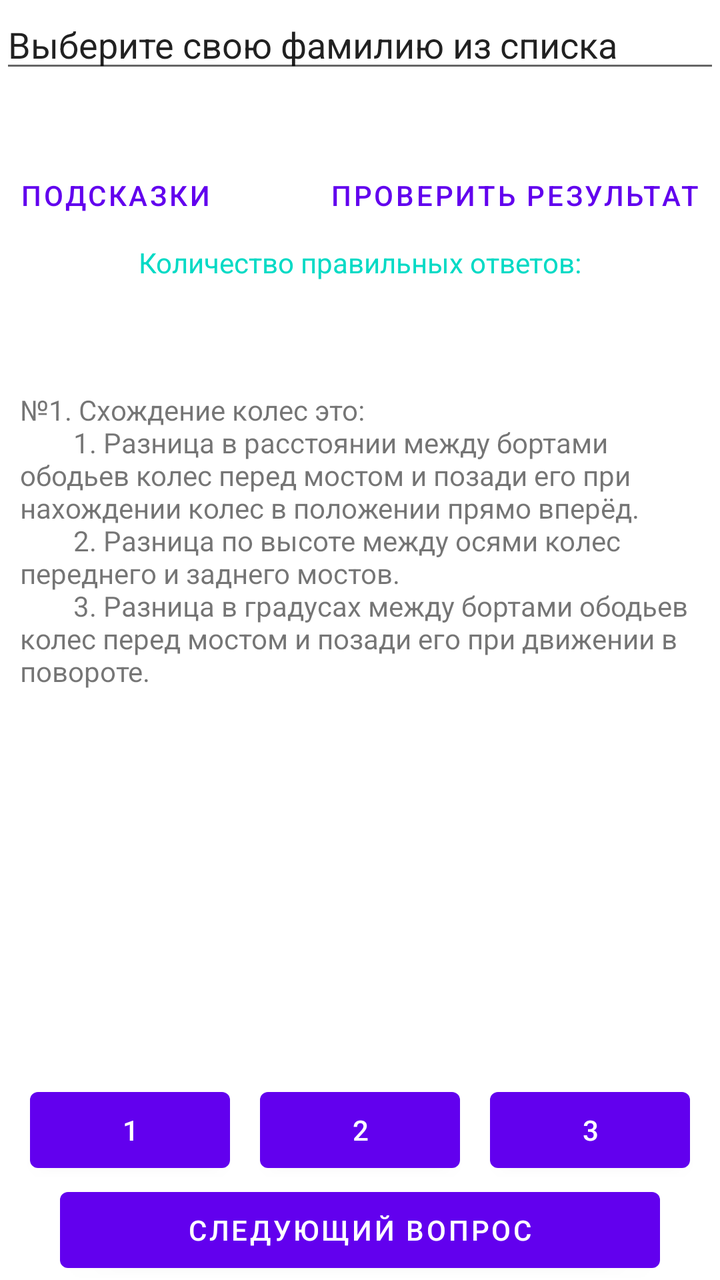
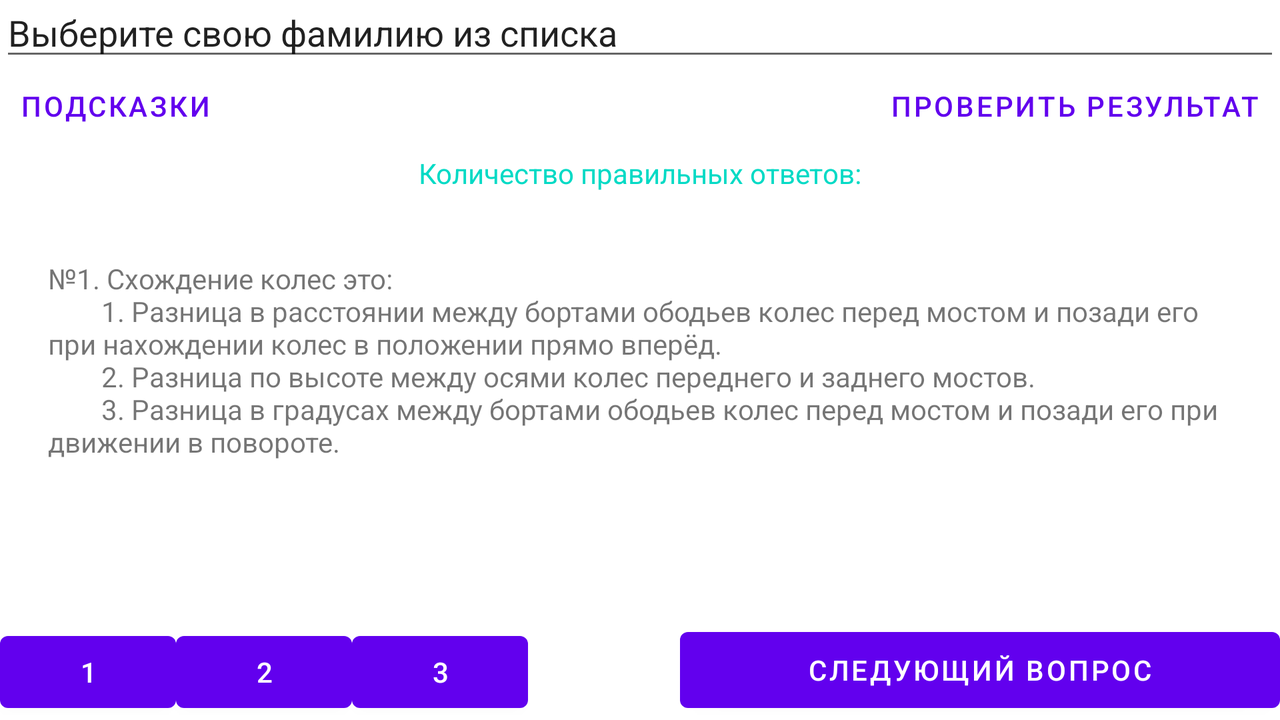

One screen, two layout resources from the same app: the default and the repository's alternative for another configuration. Each is rendered where Android would select it; the XML of both is given below.
<!-- AndroidManifest.xml: application theme Theme.Kotlin_lesson1 -->
<!-- res/layout/activity_main.xml -->
<androidx.constraintlayout.widget.ConstraintLayout xmlns:android="http://schemas.android.com/apk/res/android"
    xmlns:app="http://schemas.android.com/apk/res-auto"
    xmlns:tools="http://schemas.android.com/tools"
    android:layout_width="match_parent"
    android:layout_height="match_parent">
    <EditText
        android:inputType="text"
        android:text="Выберите свою фамилию из списка"
        app:layout_constraintTop_toTopOf="parent"
        app:layout_constraintStart_toStartOf="parent"
        app:layout_constraintEnd_toEndOf="parent"
        android:layout_width="match_parent"
        android:layout_height="wrap_content"/>

    <Button
        style="@style/Widget.MaterialComponents.Button.TextButton"
        android:layout_width="wrap_content"
        android:layout_height="wrap_content"
        android:paddingHorizontal="10dp"
        android:text="@string/cheater_button"
        app:layout_constraintBottom_toTopOf="@+id/question_text_view"
        app:layout_constraintStart_toStartOf="parent"
        app:layout_constraintTop_toTopOf="parent" />

    <Button
        android:id="@+id/send_result_button"
        style="@style/Widget.MaterialComponents.Button.TextButton"
        android:layout_width="wrap_content"
        android:layout_height="wrap_content"
        android:paddingEnd="10dp"
        android:text="@string/send_mail_button"
        app:layout_constraintBottom_toTopOf="@+id/question_text_view"
        app:layout_constraintEnd_toEndOf="parent"
        app:layout_constraintTop_toTopOf="parent" />
    <TextView
        android:background="@color/white"
        android:textColor="@color/teal_200"
        android:id="@+id/result_test_view"
        android:layout_width="wrap_content"
        android:layout_height="wrap_content"
        app:layout_constraintEnd_toEndOf="parent"
        app:layout_constraintTop_toBottomOf="@+id/send_result_button"
        app:layout_constraintStart_toStartOf="parent"
        tools:text="Количество правильных ответов:"

        />

    <TextView
        android:id="@+id/question_text_view"
        android:layout_width="match_parent"
        android:layout_height="wrap_content"
        android:paddingHorizontal="10dp"
        app:layout_constraintBottom_toTopOf="@+id/button1"
        app:layout_constraintEnd_toEndOf="parent"
        app:layout_constraintStart_toStartOf="parent"
        app:layout_constraintTop_toTopOf="parent"
        tools:text="@string/question1" />

    <Button
        android:id="@+id/button1"
        android:layout_width="100dp"
        android:layout_height="50dp"
        android:text="1"
        app:layout_constraintBottom_toTopOf="@+id/next_button"
        app:layout_constraintEnd_toStartOf="@+id/button2"
        app:layout_constraintStart_toStartOf="parent" />

    <Button
        android:id="@+id/button2"
        android:layout_width="100dp"
        android:layout_height="50dp"
        android:text="2"
        app:layout_constraintBottom_toTopOf="@+id/next_button"
        app:layout_constraintEnd_toStartOf="@+id/button3"
        app:layout_constraintStart_toEndOf="@+id/button1" />

    <Button
        android:id="@+id/button3"
        android:layout_width="100dp"
        android:layout_height="50dp"
        android:text="3"
        app:layout_constraintBottom_toTopOf="@+id/next_button"
        app:layout_constraintEnd_toEndOf="parent"
        app:layout_constraintStart_toEndOf="@+id/button2" />


    <Button
        android:id="@+id/next_button"
        android:layout_width="300dp"
        android:layout_height="50dp"
        android:text="@string/next_button"
        app:layout_constraintBottom_toBottomOf="parent"
        app:layout_constraintEnd_toEndOf="parent"
        app:layout_constraintStart_toStartOf="parent" />


</androidx.constraintlayout.widget.ConstraintLayout>
<!-- resources referenced by this layout -->
<resources>
  <string name="cheater_button">Подсказки</string>
  <string name="next_button">следующий вопрос</string>
  <string name="question1">
          №1.  Схождение колес это:"""
          1. Разница в расстоянии между бортами ободьев колес перед мостом и позади его при нахождении колес в положении "прямо вперёд".
          2. Разница по высоте между осями колес переднего и заднего мостов.
          3. Разница в градусах между бортами ободьев колес перед мостом и позади его при движении в повороте.</string>
  <string name="send_mail_button">Проверить результат</string>
  <style name="Theme.Kotlin_lesson1" parent="Theme.MaterialComponents.DayNight.DarkActionBar">
          
          <item name="colorPrimary">@color/purple_500</item>
          <item name="colorPrimaryVariant">@color/purple_700</item>
          <item name="colorOnPrimary">@color/white</item>
          
          <item name="colorSecondary">@color/teal_200</item>
          <item name="colorSecondaryVariant">@color/teal_700</item>
          <item name="colorOnSecondary">@color/black</item>
          
          <item name="android:statusBarColor" tools:targetApi="l">?attr/colorPrimaryVariant</item>
          
          style=
      </style>
</resources>
<!-- res/layout-land/activity_main.xml (the repository's variant of the layout above) -->
<!-- drawn on the phone turned sideways -->
<?xml version="1.0" encoding="utf-8"?>
<androidx.constraintlayout.widget.ConstraintLayout xmlns:android="http://schemas.android.com/apk/res/android"
    xmlns:app="http://schemas.android.com/apk/res-auto"
    xmlns:tools="http://schemas.android.com/tools"
    android:layout_width="match_parent"
    android:layout_height="match_parent">

    <EditText
        android:inputType="text"
        android:text="Выберите свою фамилию из списка"
        app:layout_constraintTop_toTopOf="parent"
        app:layout_constraintStart_toStartOf="parent"
        app:layout_constraintEnd_toEndOf="parent"
        app:layout_constraintBottom_toTopOf="@+id/cheater_button"
        android:layout_width="match_parent"
        android:layout_height="wrap_content"/>

    <Button
        style="@style/Widget.MaterialComponents.Button.TextButton"
        android:id="@+id/cheater_button"
        android:layout_width="wrap_content"
        android:layout_height="wrap_content"
        android:paddingHorizontal="10dp"
        android:text="@string/cheater_button"
        app:layout_constraintBottom_toTopOf="@+id/question_text_view"
        app:layout_constraintStart_toStartOf="parent"
        app:layout_constraintTop_toTopOf="parent" />

    <Button
        android:id="@+id/send_result_button"
        style="@style/Widget.MaterialComponents.Button.TextButton"
        android:layout_width="wrap_content"
        android:layout_height="wrap_content"
        android:paddingEnd="10dp"
        android:text="@string/send_mail_button"
        app:layout_constraintBottom_toTopOf="@+id/question_text_view"
        app:layout_constraintEnd_toEndOf="parent"
        app:layout_constraintTop_toTopOf="parent" />
    <TextView
        tools:text="Количество правильных ответов:"
        android:background="@color/white"
        android:textColor="@color/teal_200"
        android:id="@+id/result_test_view"
        android:layout_width="wrap_content"
        android:layout_height="wrap_content"
        app:layout_constraintEnd_toEndOf="parent"
        app:layout_constraintTop_toBottomOf="@+id/send_result_button"
        app:layout_constraintStart_toStartOf="parent"
               />

    <TextView
        android:id="@+id/question_text_view"
        android:layout_width="wrap_content"
        android:layout_height="wrap_content"
        android:padding="24dp"
        app:layout_constraintBottom_toBottomOf="parent"
        app:layout_constraintEnd_toEndOf="parent"
        app:layout_constraintStart_toStartOf="parent"
        app:layout_constraintTop_toTopOf="parent"
        tools:text="@string/question1" />

    <Button
        android:id="@+id/button1"
        android:layout_width="wrap_content"
        android:layout_height="wrap_content"
        android:text="@string/button1"
        app:layout_constraintBottom_toBottomOf="parent"
        app:layout_constraintStart_toStartOf="parent" />

    <Button

        android:id="@+id/button2"
        android:layout_width="wrap_content"
        android:layout_height="wrap_content"
        android:text="@string/button2"
        app:layout_constraintBottom_toBottomOf="parent"
        app:layout_constraintStart_toEndOf="@+id/button1"

        />

    <Button

        android:id="@+id/button3"
        android:layout_width="wrap_content"
        android:layout_height="wrap_content"
        android:text="@string/button3"
        app:layout_constraintBottom_toBottomOf="parent"
        app:layout_constraintStart_toEndOf="@+id/button2" />


    <Button
        android:id="@+id/next_button"
        android:layout_width="300dp"
        android:layout_height="50dp"
        android:layout_gravity="bottom|right"
        android:drawablePadding="4dp"
        android:text="@string/next_button"
        app:layout_constraintBottom_toBottomOf="parent"
        app:layout_constraintEnd_toEndOf="parent"


        />

</androidx.constraintlayout.widget.ConstraintLayout>
<!-- resources referenced by the variant -->
<!-- as the phone turned sideways resolves them -->
<resources>
  <string name="button1">1</string>
  <string name="button2">2</string>
  <string name="button3">3</string>
  <string name="cheater_button">Подсказки</string>
  <string name="next_button">следующий вопрос</string>
  <string name="question1">
          №1.  Схождение колес это:"""
          1. Разница в расстоянии между бортами ободьев колес перед мостом и позади его при нахождении колес в положении "прямо вперёд".
          2. Разница по высоте между осями колес переднего и заднего мостов.
          3. Разница в градусах между бортами ободьев колес перед мостом и позади его при движении в повороте.</string>
  <string name="send_mail_button">Проверить результат</string>
  <style name="Theme.Kotlin_lesson1" parent="Theme.MaterialComponents.DayNight.DarkActionBar">
          
          <item name="colorPrimary">@color/purple_500</item>
          <item name="colorPrimaryVariant">@color/purple_700</item>
          <item name="colorOnPrimary">@color/white</item>
          
          <item name="colorSecondary">@color/teal_200</item>
          <item name="colorSecondaryVariant">@color/teal_700</item>
          <item name="colorOnSecondary">@color/black</item>
          
          <item name="android:statusBarColor" tools:targetApi="l">?attr/colorPrimaryVariant</item>
          
          style=
      </style>
</resources>
